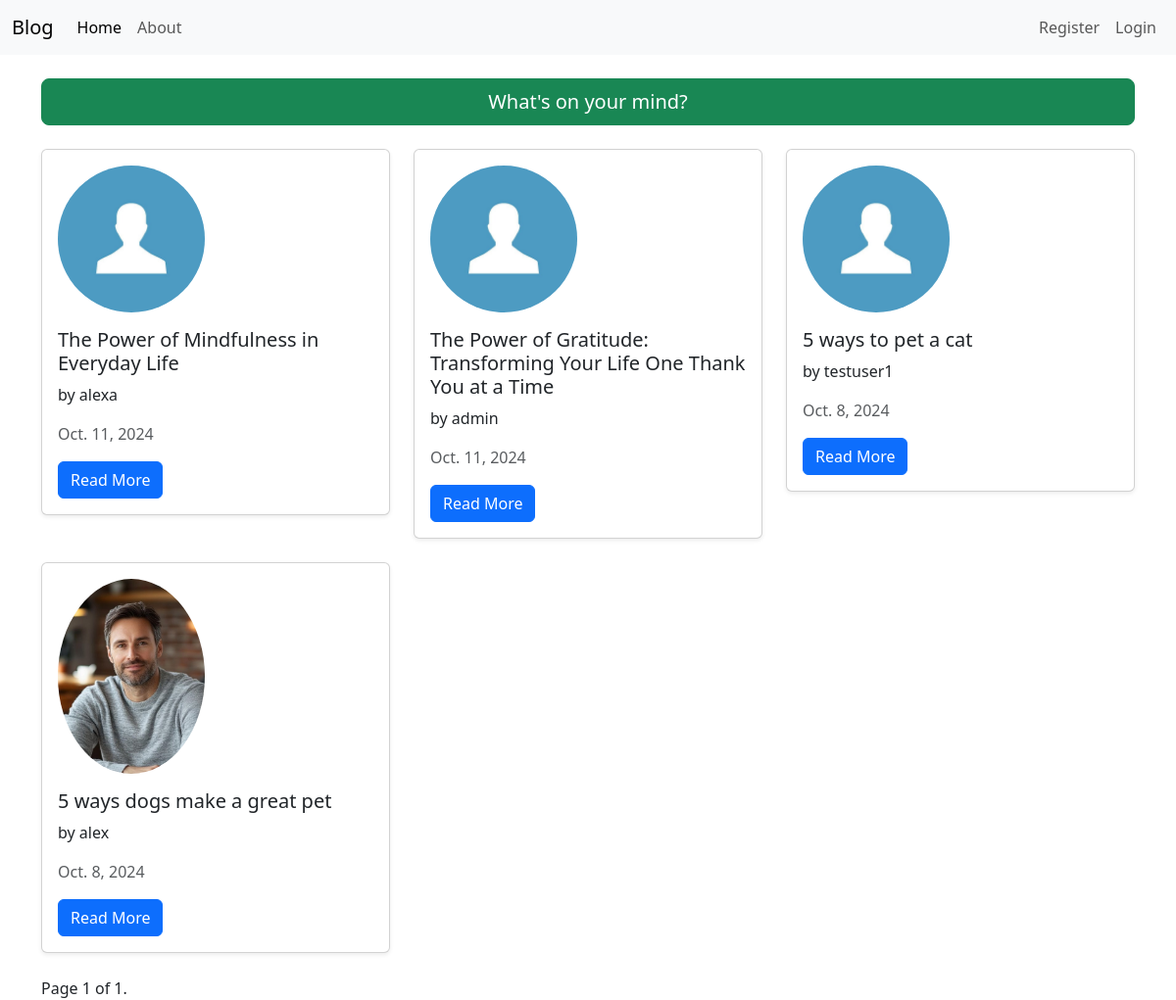
The app's page /, older data.
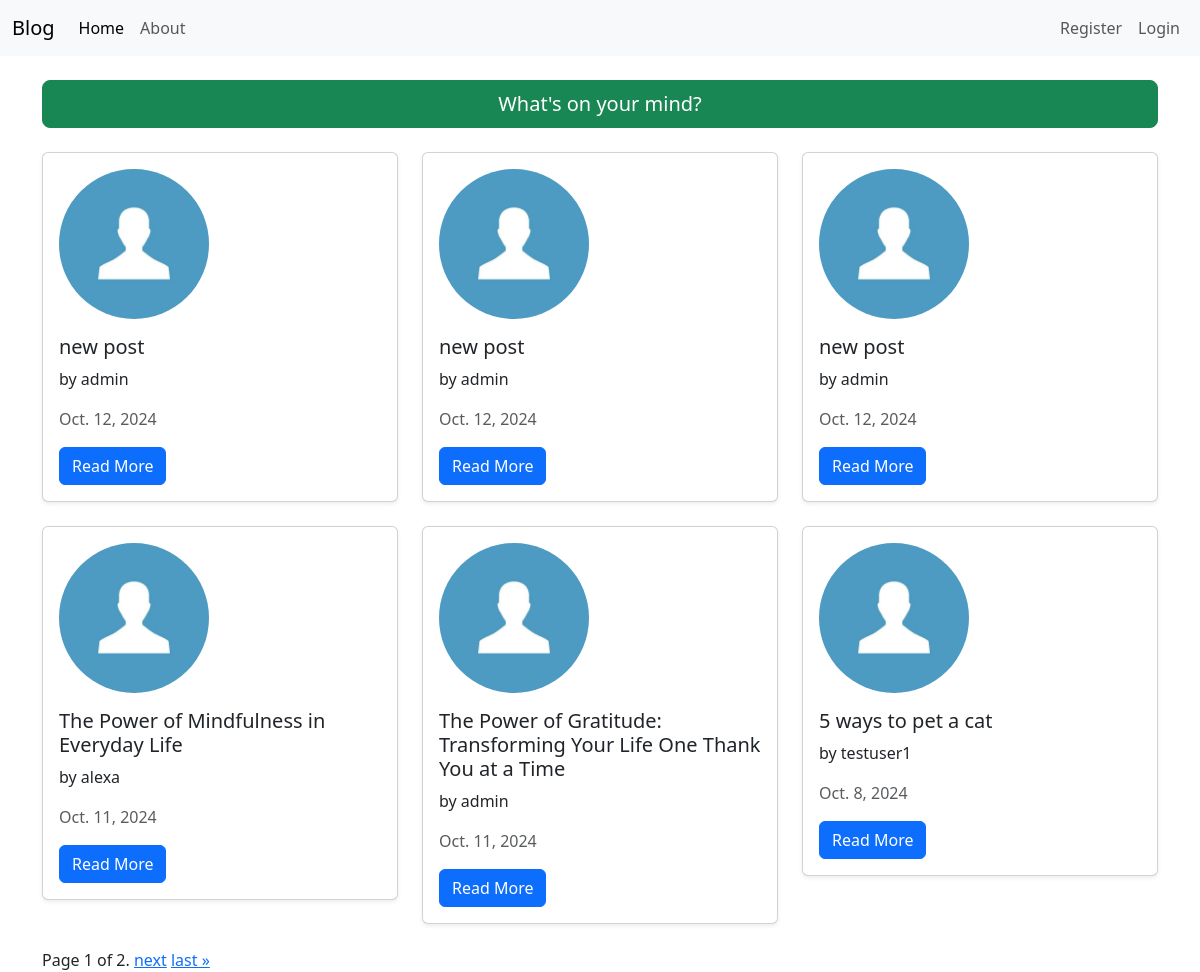
The same page, newer data.
### blogmain/models.py (models this page shows, shortened)
class blogs(models.Model):
    user = models.ForeignKey(User, on_delete=models.CASCADE, null=True)
    title = models.CharField(max_length= 100)
    post = models.TextField()
    date_created = models.DateField(auto_now_add=True)

### user/models.py (models this page shows, shortened)
class profile(models.Model):
    user = models.OneToOneField(User, on_delete=models.CASCADE)
    image = models.ImageField(default="default.jpg", upload_to='profile_pics')

### blogmain/views.py (the view)
# urls.py: path('', blogList.as_view(), name = "home"),
class blogList(ListView):
    model = blogs
    template_name = "blogmain/home.html"
    context_object_name = 'post'
    ordering = ["-date_created"]
    paginate_by = 6

### blogmain/templates/blogmain/home.html (shortened to what this page needs)
{% extends "blogmain/base.html" %}
{% block content %}
<div class="container mt-4">
    <div class="mb-4">
        <a href="{% url 'createpost'%}" class="btn btn-success btn-lg" style="width: 100%;">
            What's on your mind?
        </a>
    </div>
    <div class="row">
        {% for p in post %}
        <div class="col-md-4 mb-4">
            <div class="card shadow-sm">
                <div class="card-body">
                    <img src="{{ p.user.profile.image.url }}" alt="Profile Picture" class="rounded-circle img-fluid mb-3" style="width: 150px;">
                    <h5 class="card-title">{{ p.title }}</h5>
                    <p class="card-text">by {{ p.user.username }}</p>
                    <p class="card-text text-muted">{{ p.date_created }}</p>
                    <a href="{% url 'detail' p.id %}" class="btn btn-primary">Read More</a>
                </div>
            </div>
        </div>
        {% endfor %}
    </div>
    <div class="pagination">
        <span class="step-links">
            <span class="current">
                Page {{ page_obj.number }} of {{ page_obj.paginator.num_pages }}.
            </span>
            {% if page_obj.has_next %}
                <a href="?page={{ page_obj.next_page_number }}">next</a>
                <a href="?page={{ page_obj.paginator.num_pages }}">last &raquo;</a>
            {% endif %}
        </span>
    </div>
</div>
{% endblock %}

Row changes from the older to the newer data that the page shows:
no longer on this page (row unchanged): blogs: user.profile.image (placeholder picture), title "5 ways dogs make a great pet", user.username "alex", date_created "Oct. 8, 2024"
added blogs: user.profile.image (placeholder picture), title "new post", user.username "admin", date_created "Oct. 12, 2024"
added blogs: user.profile.image (placeholder picture), title "new post", user.username "admin", date_created "Oct. 12, 2024"
added blogs: user.profile.image (placeholder picture), title "new post", user.username "admin", date_created "Oct. 12, 2024"
Text that changed along with them:
{{ page_obj.paginator.num_pages }}: "1" → "2"
text now shown: "next last »"
